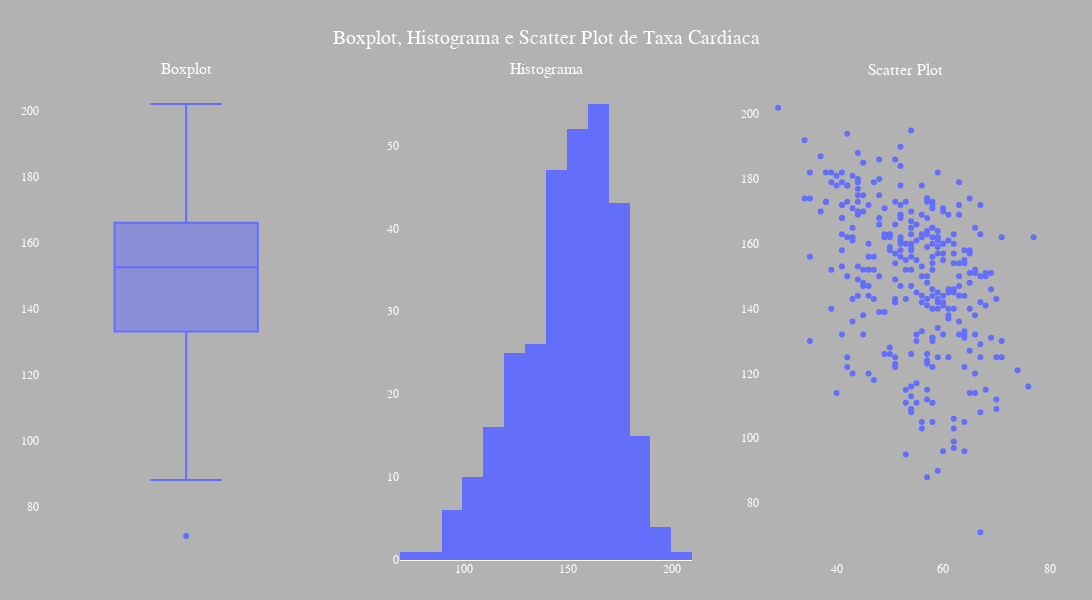

Notebook code cell kept with this figure:
### Code cell
# Coluna thalach

# Exibe as estatísticas de 'thalach' no console
desc_thalach = data["thalach"].describe()
display(HTML("<span style='color: lightblue;'>Estatísticas de [thalach]:</span>"))
print(desc_thalach)
display(HTML("<span style='color: lightblue;'>Gráficos:</span>"))

# Cria uma figura com 3 subplots (1 linha, 3 colunas)
fig = make_subplots(
    rows=1,
    cols=3,
    subplot_titles=["Boxplot", "Histograma", "Scatter Plot"]
)

# ========== 1) BOXPLOT ==========
box_fig = px.box(
    data,
    y="thalach",
    template="plotly_dark",
    labels={"thalach": "Taxa Cardiaca"}
)
# Adiciona o boxplot ao subplot (coluna 1)
for trace in box_fig.data:
    fig.add_trace(trace, row=1, col=1)

# ========== 2) HISTOGRAMA ==========
hist_fig = px.histogram(
    data,
    x="thalach",
    nbins=20,  # Ajuste o número de bins conforme desejar
    template="plotly_dark",
    labels={"thalach": "Taxa Cardiaca"}
)
# Adiciona o histograma ao subplot (coluna 2)
for trace in hist_fig.data:
    fig.add_trace(trace, row=1, col=2)

# ========== 3) SCATTER PLOT ==========
# Exemplo de scatter plot relacionando 'thalach' com 'age'
scatter_fig = px.scatter(
    data,
    x="age",
    y="thalach",
    template="plotly_dark",
    labels={"age": "Idade", "thalach": "Taxa Cardiaca"}
)
# Adiciona o scatter plot ao subplot (coluna 3)
for trace in scatter_fig.data:
    fig.add_trace(trace, row=1, col=3)

# Ajustes de layout gerais
fig.update_layout(
    title={
        "text": "Boxplot, Histograma e Scatter Plot de Taxa Cardiaca",
        "y": 0.95,
        "x": 0.5,
        "xanchor": "center",
        "font": {"size": 20, "color": "white"}
    },
    showlegend=False,
    width=1200,
    height=600,
    margin=dict(t=80, b=40, l=40, r=40),
    paper_bgcolor="rgba(0,0,0,0.3)",
    plot_bgcolor="rgba(0,0,0,0)",
    font=dict(family="Arial", size=12, color="white")
)

# Ajustes específicos nos eixos de cada subplot
fig.update_xaxes(showgrid=False)
fig.update_yaxes(showgrid=False)

# Exibe o gráfico
fig.show()

### Figure 1 — Plotly figure (JSON) as saved in the notebook; plotly's stock layout.template omitted (floating-point values rounded to 4 significant figures; data arrays with more than 128 entries replaced by an {"elided": "..."} marker saying what was removed)
{"data": [{"alignmentgroup": "True", "hovertemplate": "Taxa Cardiaca=%{y}<extra></extra>", "legendgroup": "", "marker": {"color": "#636efa"}, "name": "", "notched": false, "offsetgroup": "", "orientation": "v", "showlegend": false, "type": "box", "x0": " ", "xaxis": "x", "y": {"elided": "302 int values"}, "y0": " ", "yaxis": "y"}, {"bingroup": "x", "hovertemplate": "Taxa Cardiaca=%{x}<br>count=%{y}<extra></extra>", "legendgroup": "", "marker": {"color": "#636efa", "pattern": {"shape": ""}}, "name": "", "nbinsx": 20, "orientation": "v", "showlegend": false, "type": "histogram", "x": {"elided": "302 int values"}, "xaxis": "x2", "yaxis": "y2"}, {"hovertemplate": "Idade=%{x}<br>Taxa Cardiaca=%{y}<extra></extra>", "legendgroup": "", "marker": {"color": "#636efa", "symbol": "circle"}, "mode": "markers", "name": "", "orientation": "v", "showlegend": false, "type": "scatter", "x": {"elided": "302 int values"}, "xaxis": "x3", "y": {"elided": "302 int values"}, "yaxis": "y3"}], "layout": {"annotations": [{"font": {"size": 16}, "showarrow": false, "text": "Boxplot", "x": 0.1444, "xanchor": "center", "xref": "paper", "y": 1, "yanchor": "bottom", "yref": "paper"}, {"font": {"size": 16}, "showarrow": false, "text": "Histograma", "x": 0.5, "xanchor": "center", "xref": "paper", "y": 1, "yanchor": "bottom", "yref": "paper"}, {"font": {"size": 16}, "showarrow": false, "text": "Scatter Plot", "x": 0.8556, "xanchor": "center", "xref": "paper", "y": 1, "yanchor": "bottom", "yref": "paper"}], "font": {"color": "white", "family": "Arial", "size": 12}, "height": 600, "margin": {"b": 40, "l": 40, "r": 40, "t": 80}, "paper_bgcolor": "rgba(0,0,0,0.3)", "plot_bgcolor": "rgba(0,0,0,0)", "showlegend": false, "title": {"font": {"color": "white", "size": 20}, "text": "Boxplot, Histograma e Scatter Plot de Taxa Cardiaca", "x": 0.5, "xanchor": "center", "y": 0.95}, "width": 1200, "xaxis": {"anchor": "y", "domain": [0, 0.2889], "showgrid": false}, "xaxis2": {"anchor": "y2", "domain": [0.3556, 0.6444], "showgrid": false}, "xaxis3": {"anchor": "y3", "domain": [0.7111, 1], "showgrid": false}, "yaxis": {"anchor": "x", "domain": [0, 1], "showgrid": false}, "yaxis2": {"anchor": "x2", "domain": [0, 1], "showgrid": false}, "yaxis3": {"anchor": "x3", "domain": [0, 1], "showgrid": false}}}
